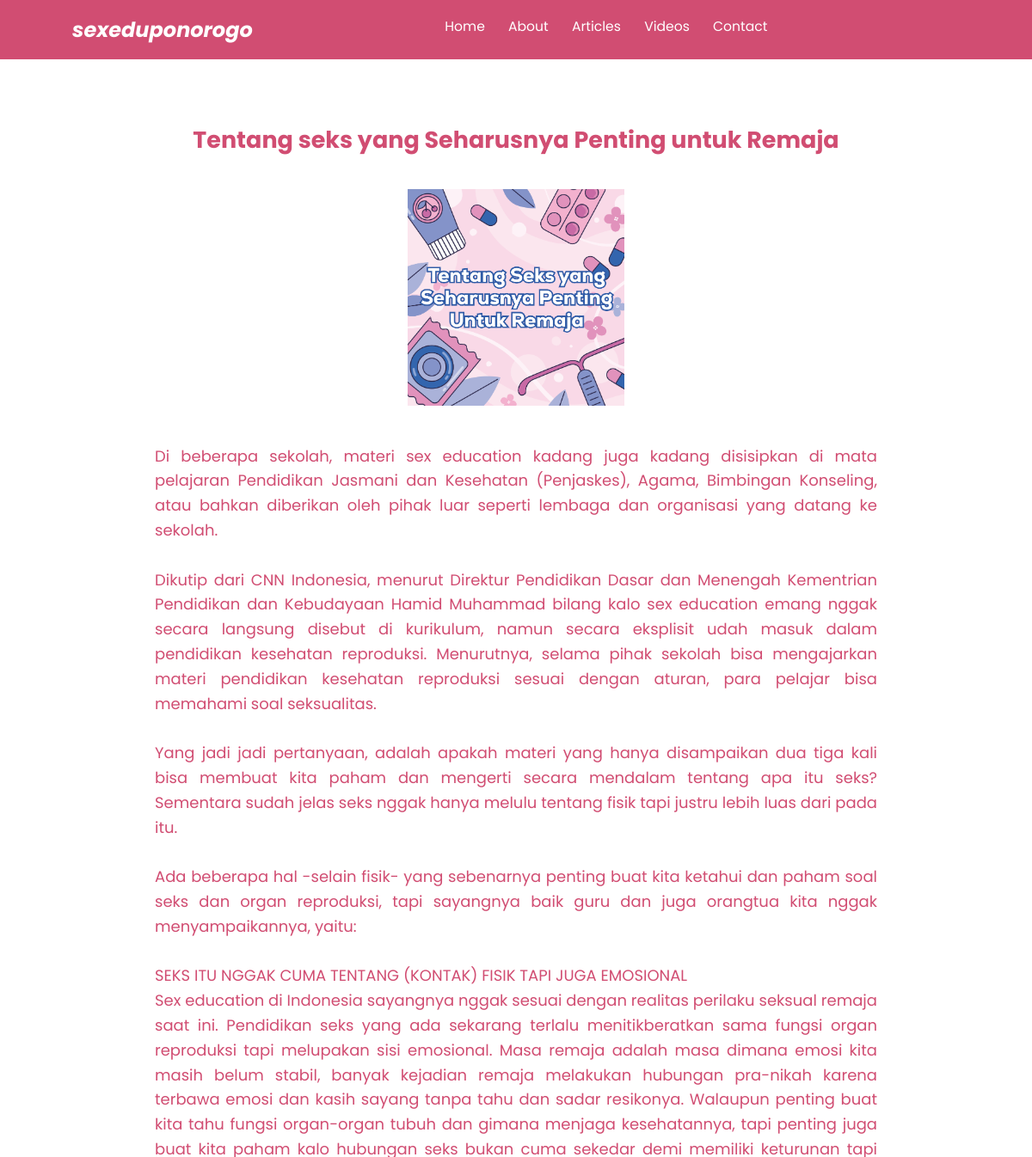
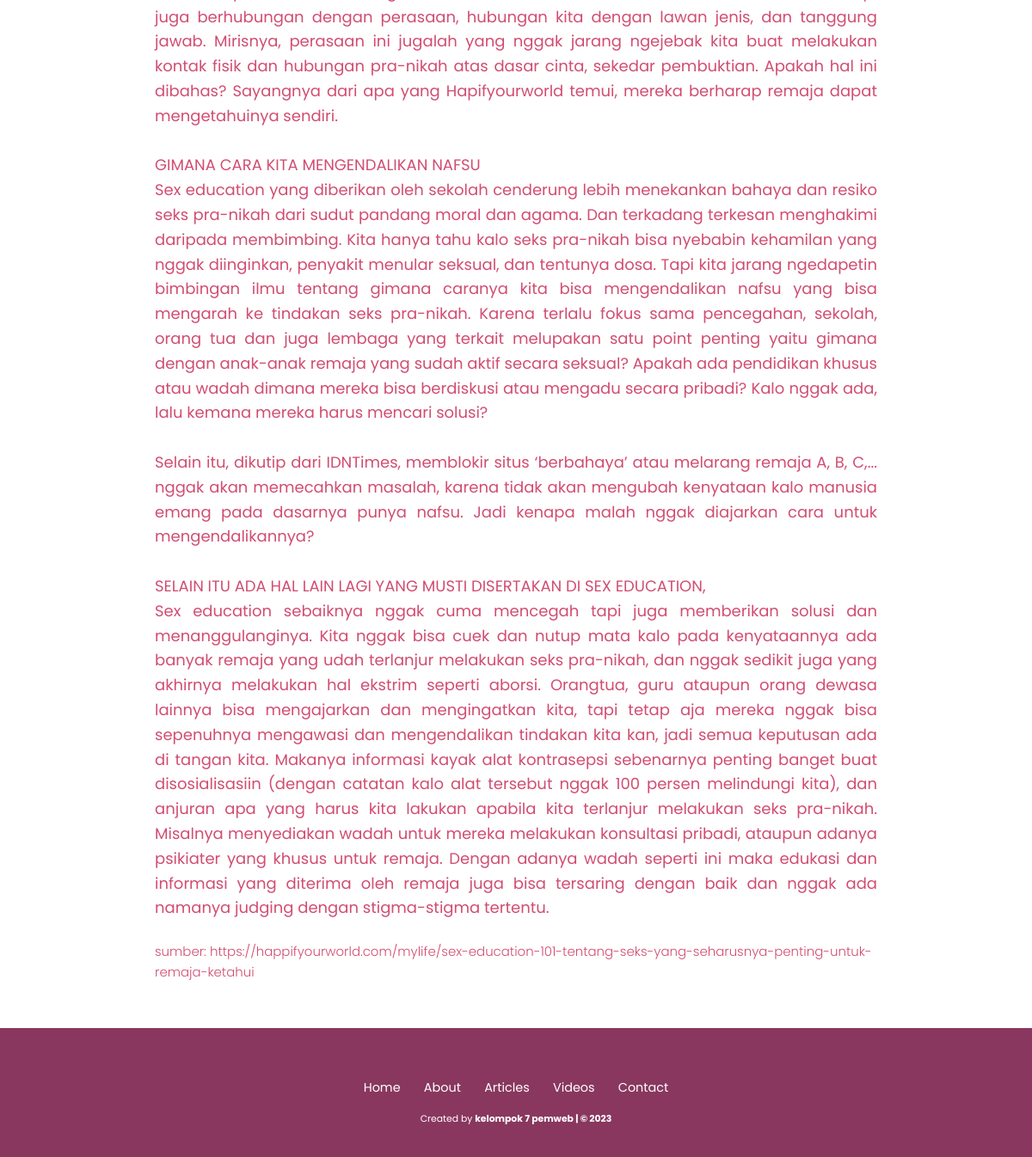
The app's page /article/article8.php with its own data (2 pictures, top to bottom).
### tables this page shows
CREATE TABLE `article` (
  `id` int(11) NOT NULL,
  `title` varchar(100) NOT NULL,
  `synopsis` text NOT NULL,
  `description` longtext NOT NULL,
  `picture` varchar(250) NOT NULL,
  `source` varchar(200) NOT NULL
);

### functions.php (called while the page is built, shortened)
<?php
$conn = mysqli_connect("localhost", "root", "", "sex_education");
function query($query){
    global $conn;
    $result = mysqli_query($conn, $query);
    $rows = [];
    while($row = mysqli_fetch_assoc($result)){
        $rows[] = $row;
    }
    return $rows;
}
?>

### article/article8.php (the view, shortened to what this page needs)
<?php
require '../functions.php';
$article = query("SELECT * FROM article LIMIT 7,1");
?>
<!DOCTYPE html>
<html lang="en">
  <head>
    <link rel="stylesheet" href="../css/style.css" />
  </head>
  <body>
    <nav class="navbar">
      <a href="../index.php" class="navbar-logo">sexeduponorogo</a>
      <div class="navbar-nav">
        <a href="../index.php">Home</a>
        <a href="../about.php">About</a>
        <a href="../article.php">Articles</a>
        <a href="../video.php">Videos</a>
        <a href="../contact.php">Contact</a>
      </div>
    </nav>
    <section id="article-sub" class="article-sub">
      <div class="row">
        <?php foreach ($article as $row) : ?>
        <div class="content">
          <h2 class="title"><?= $row["title"]; ?></h2>
          <img src="../img/article/<?= $row["picture"]; ?>" class="article-img" alt="" />
          <p>
          <?= $row["description"]; ?>
          </p>
          <h5>sumber: <?= $row["source"]; ?></h5>
        </div>
        <?php endforeach; ?>
      </div>
    </section>
    <footer>
      <div class="links">
        <a href="../index.php">Home</a>
        <a href="../about.php">About</a>
        <a href="../article.php">Articles</a>
        <a href="../video.php">Videos</a>
        <a href="../contact.php">Contact</a>
      </div>
      <div class="credit">
        <p>
          Created by
          <a href="">kelompok 7 pemweb | &copy; 2023</a>
        </p>
      </div>
    </footer>
  </body>
</html>

### css/style.css (style rules this page uses)
:root { --primary: #d14d72; --bg: #fff; --second: #fcc8d1; }
* { font-family: "Poppins", sans-serif; margin: 0; padding: 0; box-sizing: border-box; outline: none; border: none; text-decoration: none; }
html { scroll-behavior: smooth; }
body { font-family: "Poppins", sans-serif; background-color: var(--bg); color: var(--primary); }
.navbar { display: flex; justify-content: space-between; align-items: center; padding: 1.4rem 7%; background-color: var(--primary); top: 0; left: 0; right: 0; z-index: 9999; }
.navbar .navbar-logo { font-size: 2rem; font-weight: 700; color: #fff; font-style: italic; }
.navbar .navbar-nav a { text-align: right; color: #fff; display: inline-block; font-size: 1.3rem; margin: 0 1rem; }
.navbar .navbar-nav a::after { content: ""; display: block; padding-bottom: 0.5rem; border-bottom: 0.1rem solid var(--bg); transform: scaleX(0); transition: 0.2s linear; }
.article-sub { min-height: 100vh; background-color: var(--bg); padding: 1rem 7% 1.4rem; }
.article-sub .row { display: flex; }
.article-sub .row .content { color: var(--primary); text-align: center; max-width: 70rem; margin: auto; line-height: 1.6; font-size: 1.5rem; }
.article-sub .row .content .title { margin-top: 2rem auto 0.5rem; }
.article-sub .row .content .article-img { padding-top: 3rem; padding-bottom: 3rem; width: 30%; }
.article-sub .row .content p { text-align: justify; }
.article-sub .row .content h5 { color: var(--primary); text-align: left; padding-top: 2rem; font-weight: 300; margin-top: 2rem auto 0.5rem; }
.row { width: 100%; display: flex; justify-content: center; align-items: center; margin-top: 5rem; }
footer { background-color: #89375f; text-align: center; padding: 5rem 0 3rem; margin-top: 3rem; }
footer .links { margin-bottom: 1.4rem; }
footer .links a { color: var(--bg); padding: 0.7rem 1rem; font-size: 1.2rem; }
footer .credit { font-size: 0.9rem; }
footer .credit a { color: var(--bg); font-weight: 700; }
footer .credit p { color: var(--bg); }
@media (max-width: 1366px) { html { font-size: 75%; } }

### records on screen
article: title "Tentang seks yang Seharusnya Penting untuk Remaja", picture (picture), description "Di beberapa sekolah, materi sex education kadang juga kadang disisipkan di mata pelajaran Pendidikan Jasmani dan Kesehatan (Penjaskes), Agama, Bimbingan Konseling, atau bahkan diberikan oleh pihak luar seperti lembaga dan organisasi yang datang ke sekolah. Dikutip dari CNN Indonesia, menurut Direktur Pendidikan Dasar dan Menengah Kementrian Pendidikan dan Kebudayaan Hamid Muhammad bilang kalo sex education emang nggak secara langsung disebut di kurikulum, namun secara eksplisit udah masuk dalam pendidikan kesehatan reproduksi. Menurutnya, selama pihak sekolah bisa mengajarkan materi pendidikan kesehatan reproduksi sesuai dengan aturan, para pelajar bisa memahami soal seksualitas. Yang jadi…", source "https://happifyourworld.com/mylife/sex-education-101-tentang-seks-yang-seharusnya-penting-untuk-remaja-ketahui"
